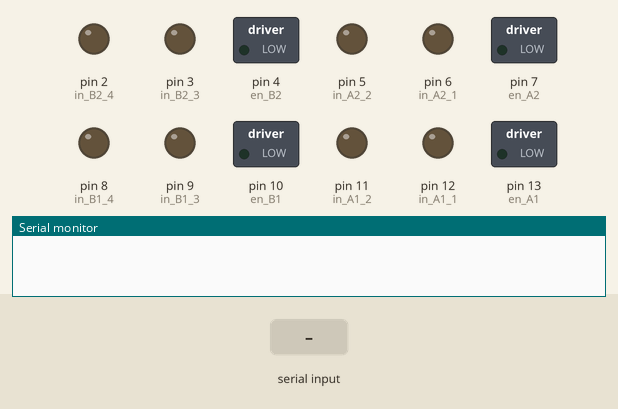
Bench run of a sketch on a simulated Arduino Mega 2560, built with avr-gcc and run on an emulated ATmega2560. On the bench: switched loads named in the sketch (green lamp = pin HIGH), output pins drawn as LEDs (lit = HIGH), the last lines printed to the serial monitor. The inputs (shaded band) are chosen by the test bench.

Above: at 1.2 s.
1.3 s: "A" received over the second serial link
At 1.8 s:
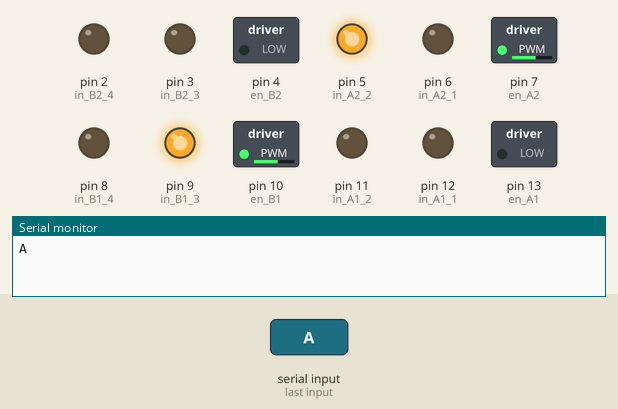
2.8 s: "B" received over the second serial link
At 4.0 s:
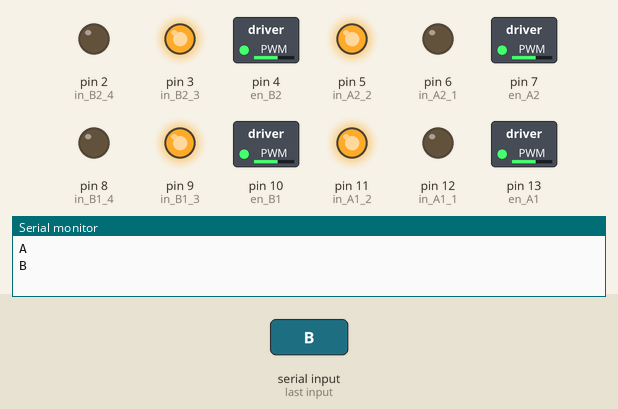
4.3 s: "C" received over the second serial link
At 5.3 s:
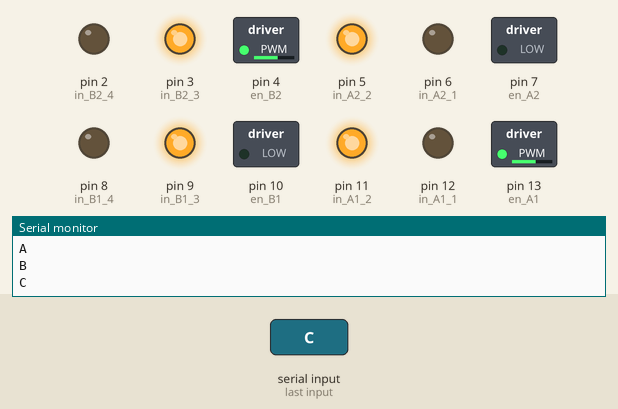
5.8 s: "D" received over the second serial link
At 6.4 s:
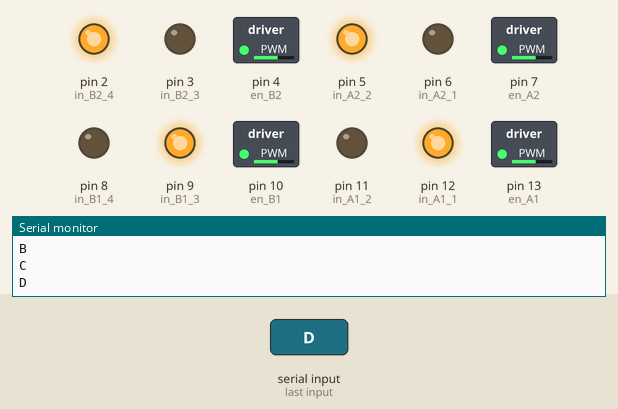
7.3 s: "F" received over the second serial link
At 7.6 s:
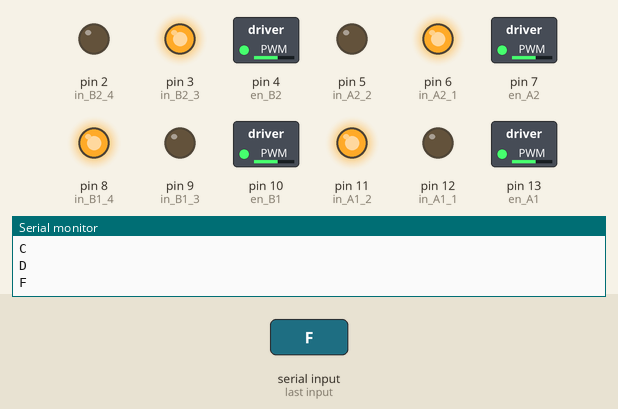
8.8 s: "G" received over the second serial link
At 9.9 s:
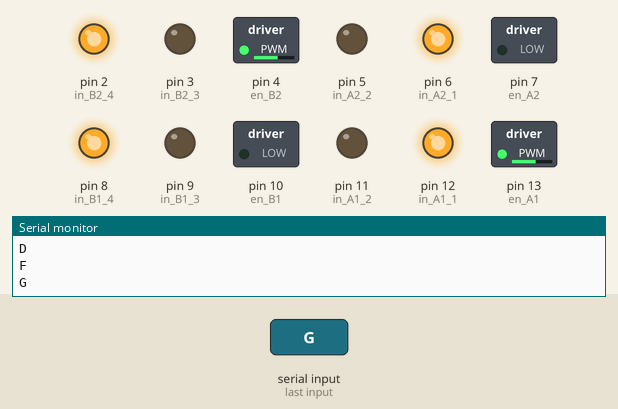
Timing chart, 0 to 11.3 s (numbered marks = the images above; inputs shaded):
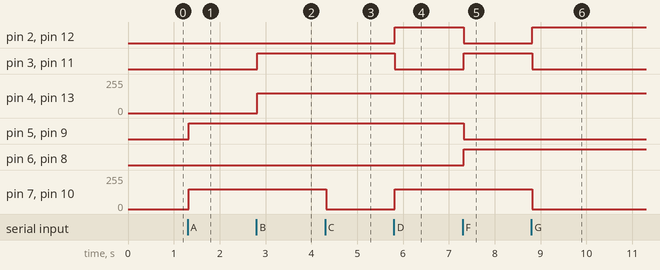

Measured:
- after the input at 1.3 s, pin 5 (in_A2_2), pin 9 (in_B1_3): LOW → HIGH at once; pin 7 (en_A2), pin 10 (en_B1): 0/255 → 150/255 at once
- after the input at 2.8 s, pin 3 (in_B2_3), pin 11 (in_A1_2): LOW → HIGH at once; pin 4 (en_B2), pin 13 (en_A1): 0/255 → 150/255 at once
- after the input at 4.3 s, pin 7 (en_A2), pin 10 (en_B1): 150/255 → 0/255 at once
- after the input at 5.8 s, pin 2 (in_B2_4), pin 12 (in_A1_1): LOW → HIGH at once; pin 3 (in_B2_3), pin 11 (in_A1_2): HIGH → LOW at once; pin 7 (en_A2), pin 10 (en_B1): 0/255 → 150/255 at once
- after the input at 7.3 s, pin 2 (in_B2_4), pin 5 (in_A2_2), pin 9 (in_B1_3), pin 12 (in_A1_1): HIGH → LOW at once; pin 3 (in_B2_3), pin 6 (in_A2_1), pin 8 (in_B1_4), pin 11 (in_A1_2): LOW → HIGH at once
- after the input at 8.8 s, pin 2 (in_B2_4), pin 12 (in_A1_1): LOW → HIGH at once; pin 3 (in_B2_3), pin 11 (in_A1_2): HIGH → LOW at once; pin 7 (en_A2), pin 10 (en_B1): 150/255 → 0/255 at once

The sketch:

Mecanum_motor_control.ino
```cpp
#include <Servo.h>
#include <SoftwareSerial.h>

//左前
int en_A1   = 13;      //接前面驅動版的ENA
int in_A1_1 = 12;      //接前面驅動版的IN1
int in_A1_2 = 11;      //接前面驅動版的IN2

//右前
int en_B1   = 10;      //接前面驅動版的ENB
int in_B1_3 = 9;       //接前面驅動版的IN3
int in_B1_4 = 8;       //接前面驅動版的IN4

//左後
int en_A2   = 7;       //接後面驅動版的ENA
int in_A2_1 = 6;       //接後面驅動版的IN1
int in_A2_2 = 5;       //接後面驅動版的IN2

//右後
int en_B2   = 4;       //接後面驅動版的ENB
int in_B2_3 = 3;       //接後面驅動版的IN3
int in_B2_4 = 2;       //接後面驅動版的IN4

int spd = 150;  //PWM 輸出，0~255

char command;

void setup() {

  pinMode(en_A1, OUTPUT);
  pinMode(en_B1, OUTPUT);
  pinMode(in_A1_1, OUTPUT);
  pinMode(in_A1_2, OUTPUT);
  pinMode(in_B1_3, OUTPUT);
  pinMode(in_B1_4, OUTPUT);
  pinMode(en_A2, OUTPUT);
  pinMode(en_B2, OUTPUT);
  pinMode(in_A2_1, OUTPUT);
  pinMode(in_A2_2, OUTPUT);
  pinMode(in_B2_3, OUTPUT);
  pinMode(in_B2_4, OUTPUT);
  Serial.begin(115200);//序列框鮑率
  Serial1.begin(38400);//藍芽鮑率
}

void loop() {
  if (Serial1.available()){
    command = Serial1.read();
    Serial.println( command );
    delay(20);
  }
  switch ( command ){
    case 'A' ://左前
      left_front();
      break;
    case 'B' ://前
      forward();
      break;
    case 'C' ://右前
      right_front();
      break;
    case 'D' ://左
      left();
      break;
    case 'E' ://停
      stop();
      break;
    case 'F' ://右
      right();
      break;
    case 'G' ://左後
      left_back();
      break;
    case 'H' ://後
      backward();
      break;
    case 'I' ://右後
      right_back();
      break;
    case 'J' ://順時針轉
      cclw();
      break;
    case 'K' ://逆時針轉
      clw();
      break;
  }
  //forward();
  //delay(10000);
  //backward();
  //delay(10000);
  //left();
  //delay(10000);
  //right();
  //delay(10000);


}

void stop() {                   // 停止
  analogWrite(en_A1, 0);        // 馬達A1 的 PWM 輸出
  analogWrite(en_B1, 0);        // 馬達B1 的 PWM 輸出
  analogWrite(en_A2, 0);        // 馬達A2 的 PWM 輸出
  analogWrite(en_B2, 0);        // 馬達B2 的 PWM 輸出
  digitalWrite(in_A1_1, LOW);
  digitalWrite(in_A1_2, LOW);
  digitalWrite(in_B1_3, LOW);
  digitalWrite(in_B1_4, LOW);
  digitalWrite(in_A2_1, LOW);
  digitalWrite(in_A2_2, LOW);
  digitalWrite(in_B2_3, LOW);
  digitalWrite(in_B2_4, LOW);
}

void forward() {                // 前進
analogWrite(en_A1, spd);        // 馬達A1 的 PWM 輸出
digitalWrite(in_A1_1, LOW);
digitalWrite(in_A1_2, HIGH);
analogWrite(en_B1, spd);        // 馬達B1 的 PWM 輸出
digitalWrite(in_B1_3, HIGH);
digitalWrite(in_B1_4, LOW);
analogWrite(en_A2, spd);        // 馬達A2 的 PWM 輸出
digitalWrite(in_A2_1, LOW);
digitalWrite(in_A2_2, HIGH);
analogWrite(en_B2, spd);        // 馬達B2 的 PWM 輸出
digitalWrite(in_B2_3, HIGH);
digitalWrite(in_B2_4, LOW);
}

void backward() {               // 後退
analogWrite(en_A1, spd);        // 馬達A1 的 PWM 輸出
digitalWrite(in_A1_1, HIGH);
digitalWrite(in_A1_2, LOW);
analogWrite(en_B1, spd);        // 馬達B1 的 PWM 輸出
digitalWrite(in_B1_3, LOW);
digitalWrite(in_B1_4, HIGH);
analogWrite(en_A2, spd);        // 馬達A2 的 PWM 輸出
digitalWrite(in_A2_1, HIGH);
digitalWrite(in_A2_2, LOW);
analogWrite(en_B2, spd);        // 馬達B2 的 PWM 輸出
digitalWrite(in_B2_3, LOW);
digitalWrite(in_B2_4, HIGH);
}

void left() {                   // 左移
analogWrite(en_A1, spd);        // 馬達A1 的 PWM 輸出
digitalWrite(in_A1_1, HIGH);
digitalWrite(in_A1_2, LOW);
analogWrite(en_B1, spd);        // 馬達B1 的 PWM 輸出
digitalWrite(in_B1_3, HIGH);
digitalWrite(in_B1_4, LOW);
analogWrite(en_A2, spd);        // 馬達A2 的 PWM 輸出
digitalWrite(in_A2_1, LOW);
digitalWrite(in_A2_2, HIGH);
analogWrite(en_B2, spd);        // 馬達B2 的 PWM 輸出
digitalWrite(in_B2_3, LOW);
digitalWrite(in_B2_4, HIGH);
}

void right() {                  // 右移
analogWrite(en_A1, spd);        // 馬達A1 的 PWM 輸出
digitalWrite(in_A1_1, LOW);
digitalWrite(in_A1_2, HIGH);
analogWrite(en_B1, spd);        // 馬達B1 的 PWM 輸出
digitalWrite(in_B1_3, LOW);
digitalWrite(in_B1_4, HIGH);
analogWrite(en_A2, spd);        // 馬達A2 的 PWM 輸出
digitalWrite(in_A2_1, HIGH);
digitalWrite(in_A2_2, LOW);
analogWrite(en_B2, spd);        // 馬達B2 的 PWM 輸出
digitalWrite(in_B2_3, HIGH);
digitalWrite(in_B2_4, LOW);
}

void left_front() {             // 左前
analogWrite(en_A1, 0);          // 馬達A1 的 PWM 輸出
analogWrite(en_B1, spd);        // 馬達B1 的 PWM 輸出
digitalWrite(in_B1_3, HIGH);
digitalWrite(in_B1_4, LOW);
analogWrite(en_B2, 0);          // 馬達A2 的 PWM 輸出
analogWrite(en_A2, spd);        // 馬達B2 的 PWM 輸出
digitalWrite(in_A2_1, LOW);
digitalWrite(in_A2_2, HIGH);
}

void left_back() {              // 左後
analogWrite(en_A1, spd);        // 馬達A1 的 PWM 輸出
digitalWrite(in_A1_1, HIGH);
digitalWrite(in_A1_2, LOW);
analogWrite(en_B1, 0);          // 馬達B1 的 PWM 輸出
analogWrite(en_B2, spd);        // 馬達A2 的 PWM 輸出
digitalWrite(in_B2_3, LOW);
digitalWrite(in_B2_4, HIGH);
analogWrite(en_A2, 0);          // 馬達B2 的 PWM 輸出
}

void right_front() {            // 右前
analogWrite(en_A1, spd);        // 馬達A1 的 PWM 輸出
digitalWrite(in_A1_1, LOW);
digitalWrite(in_A1_2, HIGH);
analogWrite(en_B1, 0);          // 馬達B1 的 PWM 輸出
analogWrite(en_B2, spd);        // 馬達A2 的 PWM 輸出
digitalWrite(in_B2_3, HIGH);
digitalWrite(in_B2_4, LOW);
analogWrite(en_A2, 0);          // 馬達B2 的 PWM 輸出
}

void right_back() {             // 右後
analogWrite(en_A1, 0);          // 馬達A1 的 PWM 輸出
analogWrite(en_B1, spd);        // 馬達B1 的 PWM 輸出
digitalWrite(in_B1_3, LOW);
digitalWrite(in_B1_4, HIGH);
analogWrite(en_B2, 0);          // 馬達A2 的 PWM 輸出
analogWrite(en_A2, spd);        // 馬達B2 的 PWM 輸出
digitalWrite(in_A2_1, HIGH);
digitalWrite(in_A2_2, LOW);
}

void clw() {                    // 順時轉
analogWrite(en_A1, spd);        // 馬達A1 的 PWM 輸出
digitalWrite(in_A1_1, LOW);
digitalWrite(in_A1_2, HIGH);
analogWrite(en_B1, spd);        // 馬達B1 的 PWM 輸出
digitalWrite(in_B1_3, LOW);
digitalWrite(in_B1_4, HIGH);
analogWrite(en_A2, spd);        // 馬達A2 的 PWM 輸出
digitalWrite(in_A2_1, LOW);
digitalWrite(in_A2_2, HIGH);
analogWrite(en_B2, spd);        // 馬達B2 的 PWM 輸出
digitalWrite(in_B2_3, LOW);
digitalWrite(in_B2_4, HIGH);
}

void cclw() {                   // 逆時轉
analogWrite(en_A1, spd);        // 馬達A1 的 PWM 輸出
digitalWrite(in_A1_1, HIGH);
digitalWrite(in_A1_2, LOW);
analogWrite(en_B1, spd);        // 馬達B1 的 PWM 輸出
digitalWrite(in_B1_3, HIGH);
digitalWrite(in_B1_4, LOW);
analogWrite(en_A2, spd);        // 馬達A2 的 PWM 輸出
digitalWrite(in_A2_1, HIGH);
digitalWrite(in_A2_2, LOW);
analogWrite(en_B2, spd);        // 馬達B2 的 PWM 輸出
digitalWrite(in_B2_3, HIGH);
digitalWrite(in_B2_4, LOW);
}
```
